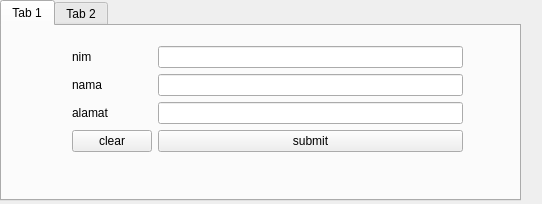
<?xml version="1.0" encoding="UTF-8"?>
<ui version="4.0">
 <class>Form</class>
 <widget class="QWidget" name="Form">
  <property name="geometry">
   <rect>
    <x>0</x>
    <y>0</y>
    <width>542</width>
    <height>204</height>
   </rect>
  </property>
  <property name="windowTitle">
   <string>Form</string>
  </property>
  <widget class="QTabWidget" name="append_tab">
   <property name="geometry">
    <rect>
     <x>0</x>
     <y>0</y>
     <width>521</width>
     <height>201</height>
    </rect>
   </property>
   <property name="currentIndex">
    <number>0</number>
   </property>
   <widget class="QWidget" name="tab">
    <attribute name="title">
     <string>Tab 1</string>
    </attribute>
    <widget class="QWidget" name="formLayoutWidget">
     <property name="geometry">
      <rect>
       <x>70</x>
       <y>20</y>
       <width>391</width>
       <height>131</height>
      </rect>
     </property>
     <layout class="QFormLayout" name="formLayout_2">
      <item row="0" column="0">
       <widget class="QLabel" name="nimLabel">
        <property name="text">
         <string>nim</string>
        </property>
       </widget>
      </item>
      <item row="0" column="1">
       <widget class="QLineEdit" name="student_number_line_edit"/>
      </item>
      <item row="1" column="0">
       <widget class="QLabel" name="namaLabel">
        <property name="text">
         <string>nama</string>
        </property>
       </widget>
      </item>
      <item row="1" column="1">
       <widget class="QLineEdit" name="name_line_edit"/>
      </item>
      <item row="2" column="0">
       <widget class="QLabel" name="alamatLabel">
        <property name="text">
         <string>alamat</string>
        </property>
       </widget>
      </item>
      <item row="2" column="1">
       <widget class="QLineEdit" name="address__line_edit"/>
      </item>
      <item row="3" column="1">
       <widget class="QPushButton" name="submiting_button">
        <property name="text">
         <string>submit</string>
        </property>
       </widget>
      </item>
      <item row="3" column="0">
       <widget class="QPushButton" name="clearing_button">
        <property name="text">
         <string>clear</string>
        </property>
       </widget>
      </item>
     </layout>
    </widget>
   </widget>
   <widget class="QWidget" name="tab_2">
    <attribute name="title">
     <string>Tab 2</string>
    </attribute>
   </widget>
  </widget>
 </widget>
 <resources/>
 <connections>
  <connection>
   <sender>clearing_button</sender>
   <signal>clicked()</signal>
   <receiver>address__line_edit</receiver>
   <slot>clear()</slot>
   <hints>
    <hint type="sourcelabel">
     <x>130</x>
     <y>138</y>
    </hint>
    <hint type="destinationlabel">
     <x>173</x>
     <y>115</y>
    </hint>
   </hints>
  </connection>
  <connection>
   <sender>clearing_button</sender>
   <signal>clicked()</signal>
   <receiver>name_line_edit</receiver>
   <slot>clear()</slot>
   <hints>
    <hint type="sourcelabel">
     <x>137</x>
     <y>133</y>
    </hint>
    <hint type="destinationlabel">
     <x>186</x>
     <y>82</y>
    </hint>
   </hints>
  </connection>
  <connection>
   <sender>clearing_button</sender>
   <signal>clicked()</signal>
   <receiver>student_number_line_edit</receiver>
   <slot>clear()</slot>
   <hints>
    <hint type="sourcelabel">
     <x>119</x>
     <y>144</y>
    </hint>
    <hint type="destinationlabel">
     <x>193</x>
     <y>58</y>
    </hint>
   </hints>
  </connection>
 </connections>
</ui>
